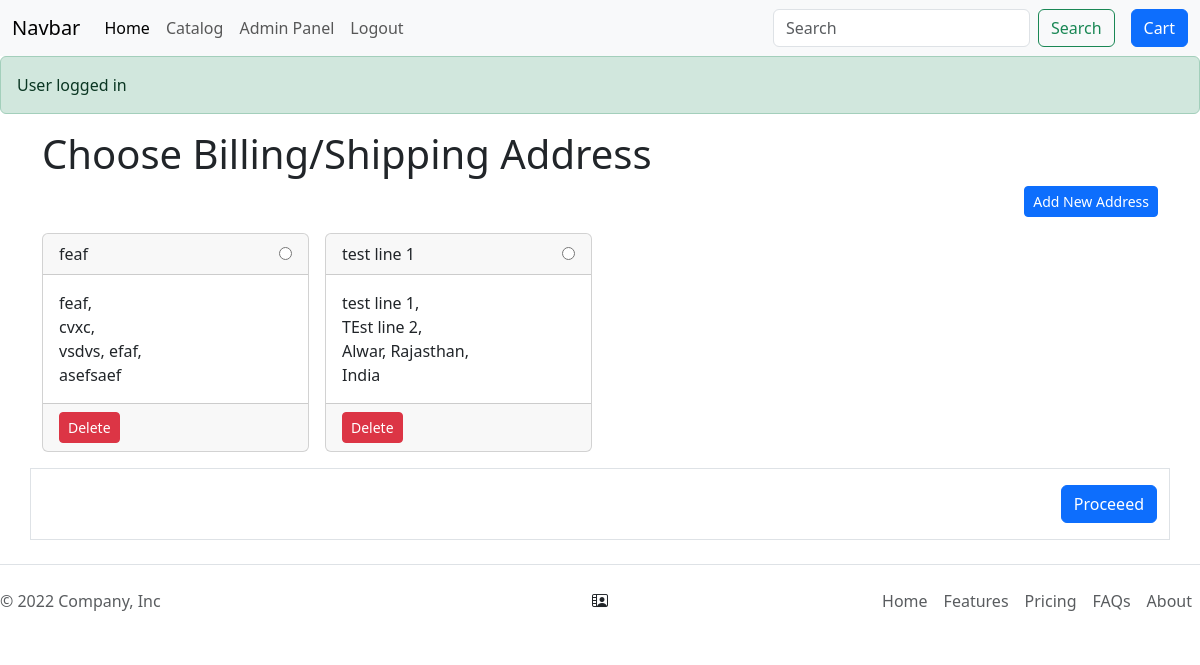
The app's page /shipping.php (signed in) with its own data.
### tables this page shows
CREATE TABLE IF NOT EXISTS `addresses` (
  `id` int unsigned NOT NULL AUTO_INCREMENT,
  `user_id` int unsigned NOT NULL DEFAULT '0',
  `address_line1` varchar(255) NOT NULL DEFAULT '0',
  `address_line2` varchar(255) NOT NULL DEFAULT '0',
  `city` varchar(255) NOT NULL DEFAULT '0',
  `state` varchar(255) NOT NULL DEFAULT '0',
  `country` varchar(255) NOT NULL DEFAULT '0',
  `status` tinyint(1) NOT NULL DEFAULT '1',
  PRIMARY KEY (`id`),
  KEY `fk_address_user_id` (`user_id`),
  CONSTRAINT `fk_address_user_id` FOREIGN KEY (`user_id`) REFERENCES `users` (`id`) ON DELETE CASCADE
);

### classes/DBO.php (called while the page is built, shortened)
<?php
abstract class DBO
{
    private static $conn;
    public static function getDBO()
    {
        if (!isset(self::$conn)) {
            self::$conn = mysqli_connect('localhost', 'root', '', 'core_shopcart');
        }
        return self::$conn;
    }
}

### classes/Address.php (called while the page is built, shortened)
<?php
class Address
{
    public static function getAllAddress(int $userID){
            $returnArr = [];
            $sql = "SELECT * FROM `addresses` WHERE `user_id` = '$userID' AND `status` = 1 order by id DESC";
            $results = mysqli_query(DBO::getDBO(), $sql);
            if (mysqli_num_rows($results) > 0) {
                while ($row = mysqli_fetch_assoc($results)) {
                    $returnArr[] = $row;
                }
            }
            return $returnArr;
    }
}

### shipping.php (the view, shortened to what this page needs)
<!DOCTYPE html>
<html lang="en">
<head>
    <link href="https://cdn.jsdelivr.net/npm/bootstrap@5.3.0-alpha1/dist/css/bootstrap.min.css" rel="stylesheet">
    <link rel="stylesheet" href="./assets/css/style.css">
    <link rel="stylesheet" href="<?= SITE_WS_PATH . 'assets/js/fancybox/jquery.fancybox.min.css' ?>">
</head>
<body>
    <?php include './template/header.php' ?>
    <?php include './message.php' ?>
    <div class="container">
        <h1>Choose Billing/Shipping Address</h1>
        <div class="text-end">
            <a href="<?= SITE_WS_PATH . 'shipping-add.php' ?>" data-fancybox data-type="iframe" class="btn btn-primary btn-sm btnAddShipping">
                Add New Address
            </a>
        </div>
        <form method="post" action="<?= SITE_WS_PATH . 'shipping.php?action=saveShipBillAddress' ?>">
            <div class="row row-cols-4 gx-3">
                <?php
                $addresses = Address::getAllAddress($_SESSION['user']['id']);
                if ($addresses) {
                    foreach ($addresses as $item) {
                ?>
                        <div class="col mb-3 mt-3">
                            <div class="card">
                                <div class="card-header">
                                    <?= $item['address_line1'] ?>
                                    <div class="float-end">
                                        <input required type="radio" name="address" value="<?= $item['id'] ?>" />
                                    </div>
                                </div>
                                <div class="card-body">
                                    <?= $item['address_line1'] ?>,<br>
                                    <?= $item['address_line2'] ?>,<br>
                                    <?= $item['city'] ?>,
                                    <?= $item['state'] ?>,<br>
                                    <?= $item['country'] ?>
                                </div>
                                <div class="card-footer">
                                    <a href="<?= SITE_WS_PATH . 'shipping.php?action=deleteAddress&id=' . $item['id'] ?>" class="btn btn-danger btn-sm">Delete</a>
                                </div>
                            </div>
                        </div>
                <?php
                    }
                }
                ?>
            </div>
            <div class="row border mb-3 py-3">
                <div class="col">
                    <span class="float-end">
                        <button class="btn btn-primary" type="submit">Proceeed</button>
                    </span>
                </div>
            </div>
        </form>
    </div>
    <?php include './template/footer.php' ?>
</body>
</html>

### records on screen
addresses: address_line1 "feaf", address_line2 "cvxc", city "vsdvs", state "efaf", country "asefsaef"
addresses: address_line1 "test line 1", address_line2 "TEst line 2", city "Alwar", state "Rajasthan", country "India"

### other values on screen
$_SESSION['msg'] "User logged in"
